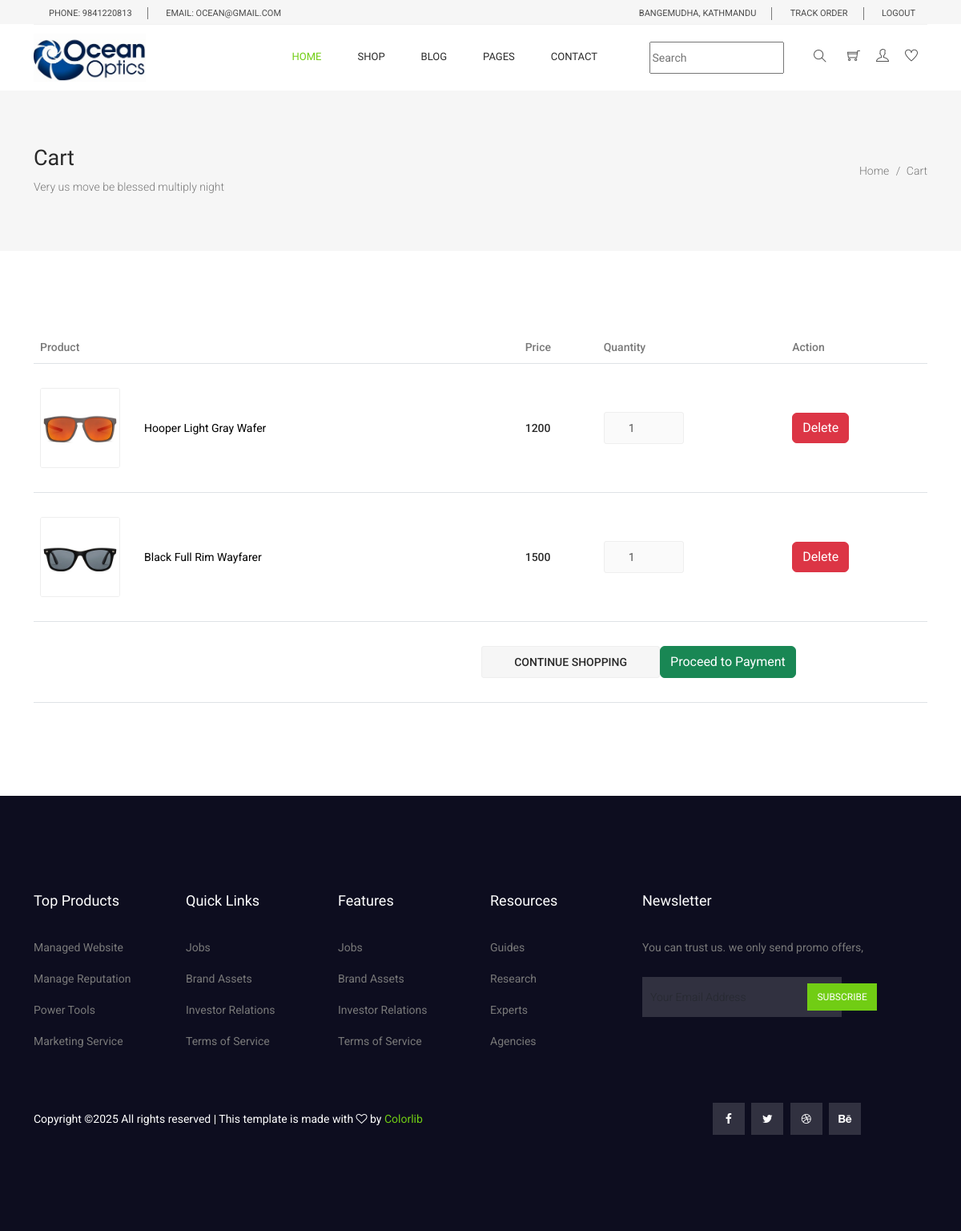
/cart.php (signed in), run on the app's committed database.
### tables this page shows
CREATE TABLE `cart_details` (
  `id` int NOT NULL,
  `product_id` int NOT NULL,
  `customer_id` int NOT NULL,
  `quantity` int NOT NULL,
  `price` int NOT NULL
);

CREATE TABLE `product_details` (
  `id` int NOT NULL,
  `product_title` varchar(255) NOT NULL,
  `product_category` int NOT NULL,
  `isfeatured` varchar(255) NOT NULL,
  `quantity` int NOT NULL,
  `description` longtext NOT NULL,
  `product_image_one` varchar(255) NOT NULL,
  `product_image_two` varchar(255) DEFAULT NULL,
  `product_image_three` varchar(255) DEFAULT NULL,
  `product_price` int DEFAULT NULL
);

### cart.php (the view, shortened to what this page needs)
<?php
include('admin/Config/db.php');
$customer_id = $_COOKIE['customer_id'];
$sql = "Select cart_details.id,product_title,cart_details.price,cart_details.quantity, product_image_one from cart_details join product_details on cart_details.product_id = product_details.id join customer_details on cart_details.customer_id = customer_details.id where customer_id = $customer_id";
$query = mysqli_query($conn, $sql);
?>
<!DOCTYPE html>
<html lang="en">
<head>
  <link rel="stylesheet" href="css/bootstrap.css" />
  <link rel="stylesheet" href="vendors/linericon/style.css" />
  <link rel="stylesheet" href="css/font-awesome.min.css" />
  <link rel="stylesheet" href="css/themify-icons.css" />
  <link rel="stylesheet" href="vendors/owl-carousel/owl.carousel.min.css" />
  <link rel="stylesheet" href="vendors/lightbox/simpleLightbox.css" />
  <link rel="stylesheet" href="vendors/nice-select/css/nice-select.css" />
  <link rel="stylesheet" href="vendors/animate-css/animate.css" />
  <link rel="stylesheet" href="vendors/jquery-ui/jquery-ui.css" />
  <link href="https://cdn.jsdelivr.net/npm/bootstrap@5.3.3/dist/css/bootstrap.min.css" rel="stylesheet">
  <link rel="stylesheet" href="css/style.css" />
  <link rel="stylesheet" href="css/responsive.css" />
</head>
<body>
  <?php include('inc/navbar.php') ?>
  <section class="banner_area">
    <div class="banner_inner d-flex align-items-center">
      <div class="container">
        <div
          class="banner_content d-md-flex justify-content-between align-items-center">
          <div class="mb-3 mb-md-0">
            <h2>Cart</h2>
            <p>Very us move be blessed multiply night</p>
          </div>
          <div class="page_link">
            <a href="index.html">Home</a>
            <a href="cart.html">Cart</a>
          </div>
        </div>
      </div>
    </div>
  </section>
  <section class="cart_area">
    <div class="container">
      <div class="cart_inner">
        <div class="table-responsive">
          <table class="table">
            <thead>
              <tr>
                <th scope="col">Product</th>
                <th scope="col">Price</th>
                <th scope="col">Quantity</th>
                <th scope="col">Action</th>
              </tr>
            </thead>
            <tbody>
              <?php
              while ($row = mysqli_fetch_assoc($query)) {
                $product_title = $row['product_title'];
                $product_price = $row['price'];
                $quantity = $row['quantity'];
                $image = $row['product_image_one'];
              ?>
                <tr>
                  <td>
                    <div class="media">
                      <div class="d-flex">
                        <img
                          src="admin/Backend/<?php echo ($image) ?>"
                          alt=""
                          style="width:100px;" />
                      </div>
                      <div class="media-body">
                        <p><?php echo ($product_title) ?></p>
                      </div>
                    </div>
                  </td>
                  <td>
                    <h5> <?php echo ($product_price) ?></h5>
                  </td>
                  <td>
                    <div class="product_count">
                      <input
                        type="text"
                        name="qty"
                        id="sst"
                        maxlength="12"
                        value="<?php echo ($quantity) ?>"
                        title="Quantity:"
                        class="input-text qty"
                        disabled />
                    </div>
                  </td>
                  <td>
                    <a href="" class="btn btn-danger">Delete</a>
                  </td>
                </tr>
              <?php
              }
              ?>
              <tr class="out_button_area">
                <td></td>
                <td>
                  <div class="checkout_btn_inner d-flex">
                    <a class="gray_btn " href="#">Continue Shopping</a>
                    <button type="button" class="btn btn-success" data-bs-toggle="modal" data-bs-target="#exampleModal">
                      Proceed to Payment
                    </button>
                  </div>
                </td>
              </tr>
            </tbody>
          </table>
        </div>
      </div>
    </div>
  </section>
  <footer class="footer-area section_gap">
    <div class="container">
      <div class="row">
        <div class="col-lg-2 col-md-6 single-footer-widget">
          <h4>Top Products</h4>
          <ul>
            <li><a href="#">Managed Website</a></li>
            <li><a href="#">Manage Reputation</a></li>
            <li><a href="#">Power Tools</a></li>
            <li><a href="#">Marketing Service</a></li>
          </ul>
        </div>
        <div class="col-lg-2 col-md-6 single-footer-widget">
          <h4>Quick Links</h4>
          <ul>
            <li><a href="#">Jobs</a></li>
            <li><a href="#">Brand Assets</a></li>
            <li><a href="#">Investor Relations</a></li>
            <li><a href="#">Terms of Service</a></li>
          </ul>
        </div>
        <div class="col-lg-2 col-md-6 single-footer-widget">
          <h4>Features</h4>
          <ul>
            <li><a href="#">Jobs</a></li>
            <li><a href="#">Brand Assets</a></li>
            <li><a href="#">Investor Relations</a></li>
            <li><a href="#">Terms of Service</a></li>
          </ul>
        </div>
        <div class="col-lg-2 col-md-6 single-footer-widget">
          <h4>Resources</h4>
          <ul>
            <li><a href="#">Guides</a></li>
            <li><a href="#">Research</a></li>
            <li><a href="#">Experts</a></li>
            <li><a href="#">Agencies</a></li>
          </ul>
        </div>
        <div class="col-lg-4 col-md-6 single-footer-widget">
          <h4>Newsletter</h4>
          <p>You can trust us. we only send promo offers,</p>
          <div class="form-wrap" id="mc_embed_signup">
            <form target="_blank" action="https://spondonit.us12.list-manage.com/subscribe/post?u=1462626880ade1ac87bd9c93a&amp;id=92a4423d01"
              method="get" class="form-inline">
              <input class="form-control" name="EMAIL" placeholder="Your Email Address" onfocus="this.placeholder = ''"
                onblur="this.placeholder = 'Your Email Address '" required="" type="email">
              <button class="click-btn btn btn-default">Subscribe</button>
            </form>
          </div>
        </div>
      </div>
      <div class="footer-bottom row align-items-center">
        <p class="footer-text m-0 col-lg-8 col-md-12">
          Copyright &copy; All rights reserved | This template is made with <i class="fa fa-heart-o" aria-hidden="true"></i> by <a href="https://colorlib.com" target="_blank">Colorlib</a>
          </p>
        <div class="col-lg-4 col-md-12 footer-social">
          <a href="#"><i class="fa fa-facebook"></i></a>
          <a href="#"><i class="fa fa-twitter"></i></a>
          <a href="#"><i class="fa fa-dribbble"></i></a>
          <a href="#"><i class="fa fa-behance"></i></a>
        </div>
      </div>
    </div>
  </footer>
</body>
</html>

### data on the page
cart_details: product_details.product_image_one (picture), product_details.product_title "Hooper Light Gray Wafer", price "1200", qty "1"
cart_details: product_details.product_image_one (picture), product_details.product_title "Black Full Rim Wayfarer", price "1500", qty "1"
